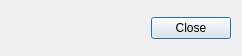
<?xml version="1.0" encoding="UTF-8"?>
<ui version="4.0">
 <class>SyncErrorsDialog</class>
 <widget class="QDialog" name="SyncErrorsDialog">
  <property name="geometry">
   <rect>
    <x>0</x>
    <y>0</y>
    <width>242</width>
    <height>56</height>
   </rect>
  </property>
  <property name="windowTitle">
   <string>Dialog</string>
  </property>
  <layout class="QVBoxLayout" name="verticalLayout">
   <item>
    <layout class="QHBoxLayout" name="horizontalLayout">
     <item>
      <spacer name="horizontalSpacer">
       <property name="orientation">
        <enum>Qt::Horizontal</enum>
       </property>
       <property name="sizeHint" stdset="0">
        <size>
         <width>40</width>
         <height>20</height>
        </size>
       </property>
      </spacer>
     </item>
     <item>
      <widget class="QPushButton" name="mCloseBtn">
       <property name="text">
        <string>Close</string>
       </property>
      </widget>
     </item>
    </layout>
   </item>
  </layout>
 </widget>
 <resources/>
 <connections>
  <connection>
   <sender>mCloseBtn</sender>
   <signal>clicked()</signal>
   <receiver>SyncErrorsDialog</receiver>
   <slot>accept()</slot>
   <hints>
    <hint type="sourcelabel">
     <x>71</x>
     <y>50</y>
    </hint>
    <hint type="destinationlabel">
     <x>22</x>
     <y>45</y>
    </hint>
   </hints>
  </connection>
 </connections>
</ui>
